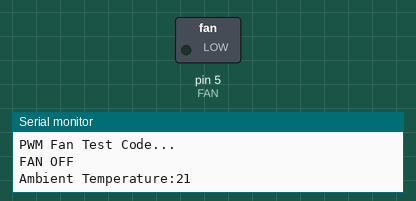
A sketch run on a simulated Arduino Nano, built with avr-gcc and run on an emulated ATmega328P. Shown: switched loads named in the sketch (green lamp = pin HIGH), the last lines printed to the serial monitor.

Above: at 0.1 s.
At 60.1 s:
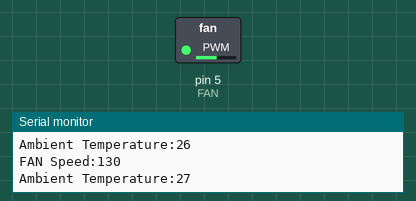
At 120.1 s:
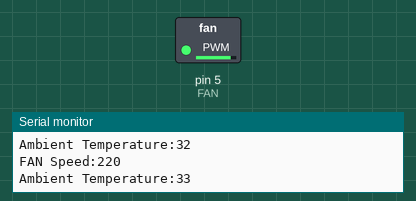
Timing chart, 0 to 121.6 s (numbered marks = the images above):
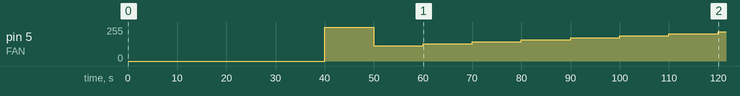

The sketch:

ASCD_Nano_Test_Fan.ino
```cpp
// (licence header left out)
// Fan pin 5 PWM Digital
const byte FAN = 5; // PCB Version 1.11+ only

byte ambientTemperature = 20;

void setup()
{
  // FAN
  pinMode(FAN, OUTPUT);
  Serial.begin(115200);
  Serial.println("PWM Fan Test Code...");
  digitalWrite(FAN, LOW);
}

void loop()
{

  if (ambientTemperature > 40)
  {
    ambientTemperature = 20;
  }
  else
  {
    ambientTemperature++;
  }
  fanController();
  Serial.print("Ambient Temperature:");
  Serial.println(ambientTemperature);
  delay(10000);
}

void fanController()
{
  static boolean fanOn = 0;
  const byte fanTempMin = 25; // The temperature to start the fan
  const byte fanTempMax = 35; // The maximum temperature when fan is at 100%
  byte fanSpeed;
  if (ambientTemperature < fanTempMin)
  {
    digitalWrite(FAN, LOW);
    Serial.println("FAN OFF");
    fanOn = 0;
  }
  else if (ambientTemperature < fanTempMax)
  {
    if (fanOn == 0) {
      fanSpeed = 255;
      fanOn = 1;
    } else {
    fanSpeed = map(ambientTemperature, fanTempMin, fanTempMax, 100, 250);
    }
    Serial.print("FAN Speed:");
    Serial.println(fanSpeed);
    analogWrite(FAN, fanSpeed); // PWM speed control the FAN pin
  }
  else
  {
    digitalWrite(FAN, HIGH);
    Serial.println("FAN ON FULL");
  }
}
```

Measured:
- by itself, pin 5 (FAN): 0/255 → 255/255 at 40.0 s, → 115/255 10.0 s later, → 130/255 10.0 s later, → 145/255 10.0 s later, … (9 changes in this stretch)
